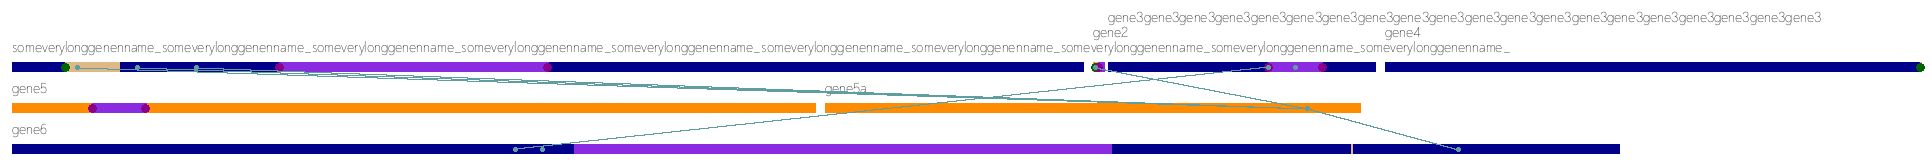

Recreate this plot in Python.
import logging
import unittest
import geneLinkDraw as gld

logging.basicConfig(level=logging.DEBUG)

class TestGeneLinkDraw(unittest.TestCase):
    def setUp(self):
        pass

    def tearDown(self):
        pass

    def test_geneLinkDraw(self):
        genes = [
            gld.Gene('someverylonggenenname_'*10, 'speciesA', 2000, '+'),
            gld.Gene('gene2', 'speciesA', 10, '-'),
            gld.Gene('gene3'*20, 'speciesA', 500, '+'),
            gld.Gene('gene4', 'speciesA', 1000, '+'),
            gld.Gene('gene5', 'speciesB', 1500, '-'),
            gld.Gene('gene6', 'speciesC', 3000, '+'),
            gld.Gene('gene5a', 'speciesB', 1000, '-'),
        ]
        genes[0].addElement("element1", 100, 200)
        genes[0].addElement("element2", 500, 1000)
        genes[1].addElement("element1", 5, 10)
        genes[1].addElement("element2", 10, 20)
        genes[2].addElement("element2", 300, 400)
        genes[3].addElement("element1", 1000, 1000)
        genes[4].addElement("element2", 150, 250)
        genes[5].addElement("element2", 1050, 2050)
        genes[5].addElement("element1", 2500, 2501)
        genes[0].addSite("site1", 100)
        genes[0].addSite("site2", [500, 1000])
        genes[1].addSite("site1", 5)
        genes[1].addSite("site2", 10)
        genes[2].addSite("site2", [300, 400])
        genes[3].addSite("site1", [1000])
        genes[4].addSite("site2", [150, 250])

        links = [
            gld.Link(genes=[genes[0], genes[1], genes[6], genes[5]], 
                     pos=[[123, 234, 345], [5], [900], [2700]], compressed=True),
            gld.Link(genes=[genes[2], genes[5]],
                     pos=[300, 940], compressed=False),
            gld.Link(genes=[genes[2], genes[5]],
                     pos=[350, 990], compressed=False, connect=False),
        ]
        img = gld.draw(genes, links, genewidth=10, forceDimensions=False)
        img.save('test_geneLinkDraw.png')
        self.assertTrue(True)
